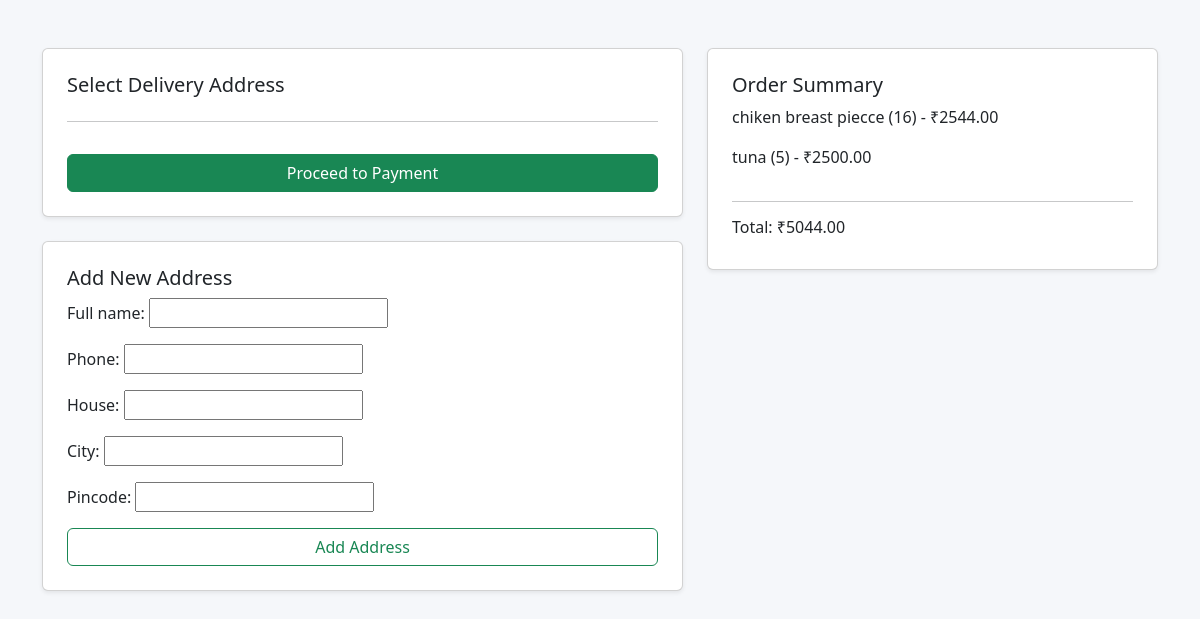
Before: /checkout/ (signed in) with the older database file.
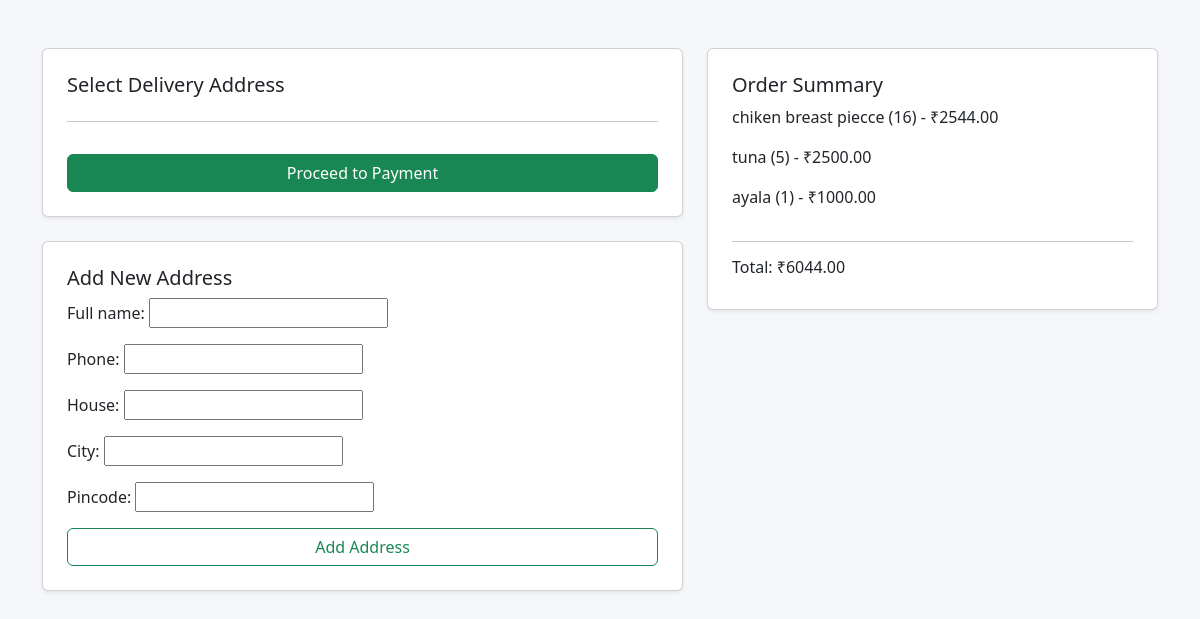
After: the same page with the newer database file.
### freshcut/models.py (models this page shows)
class Cart(models.Model):
    user = models.ForeignKey(settings.AUTH_USER_MODEL,on_delete=models.CASCADE)
    product = models.ForeignKey(Product, on_delete=models.CASCADE)
    quantity = models.PositiveIntegerField(default=1)
    class Meta:
        unique_together = ('user', 'product')
    @property
    def subtotal(self):
        return (self.product.price) * self.quantity

### adminpage/models.py (models this page shows, shortened)
class Product(models.Model):
    category = models.ForeignKey(Category, on_delete=models.PROTECT)
    subcategory = models.ForeignKey(SubCategory, on_delete=models.PROTECT)
    slug = models.SlugField(unique=True, blank=True)
    name = models.CharField(max_length=200)
    price = models.DecimalField(max_digits=10, decimal_places=2)
    description = models.TextField(blank=True)
    image = models.ImageField(upload_to="products/")
    stock = models.PositiveIntegerField(default=0)
    is_active = models.BooleanField(default=True)

### freshcut/views.py (the view)
# urls.py: path('checkout/', views.checkout, name='checkout'),
@login_required
def checkout(request):
    cart_items = Cart.objects.filter(user=request.user)
    if not cart_items:
        return redirect("cart")
    addresses = Address.objects.filter(user=request.user)
    form = AddressForm()
    subtotal = sum(item.subtotal for item in cart_items)
    return render(request, "checkout.html", {
        "cart_items": cart_items,
        "addresses": addresses,
        "form": form,
        "subtotal": subtotal
    })

### freshcut/forms.py
class AddressForm(forms.ModelForm):
    class Meta:
        model = Address
        fields = ['full_name', 'phone', 'house', 'city', 'pincode']

### freshcut/templates/checkout.html (shortened to what this page needs)
<!DOCTYPE html>
<html>
<head>
<link href="https://cdn.jsdelivr.net/npm/bootstrap@5.3.2/dist/css/bootstrap.min.css" rel="stylesheet">
</head>
<body style="background:#f5f7fa;">
<div class="container mt-5">
<div class="row">
<div class="col-md-7">
<div class="card p-4 shadow-sm mb-4">
<h5>Select Delivery Address</h5>
<form method="POST" action="{% url 'cart' %}">
<hr>
<button type="submit" class="btn btn-success w-100 mt-3">
Proceed to Payment
</button>
</form>
</div>
<div class="card p-4 shadow-sm">
<h5>Add New Address</h5>
<form method="POST" action="{% url 'add_address' %}">
{{ form.as_p }}
<button type="submit" class="btn btn-outline-success w-100">
Add Address
</button>
</form>
</div>
</div>
<div class="col-md-5">
<div class="card p-4 shadow-sm">
<h5>Order Summary</h5>
{% for item in cart_items %}
<p>{{ item.product.name }} ({{ item.quantity }}) - ₹{{ item.subtotal }}</p>
{% endfor %}
<hr>
<h6>Total: ₹{{ subtotal }}</h6>
</div>
</div>
</div>
</div>
</body>
</html>

Changed rows visible on the page:
added Cart: product.name "ayala", quantity "1", subtotal "1000.00"
Other visible differences:
{{ subtotal }}: "5044.00" → "6044.00"
